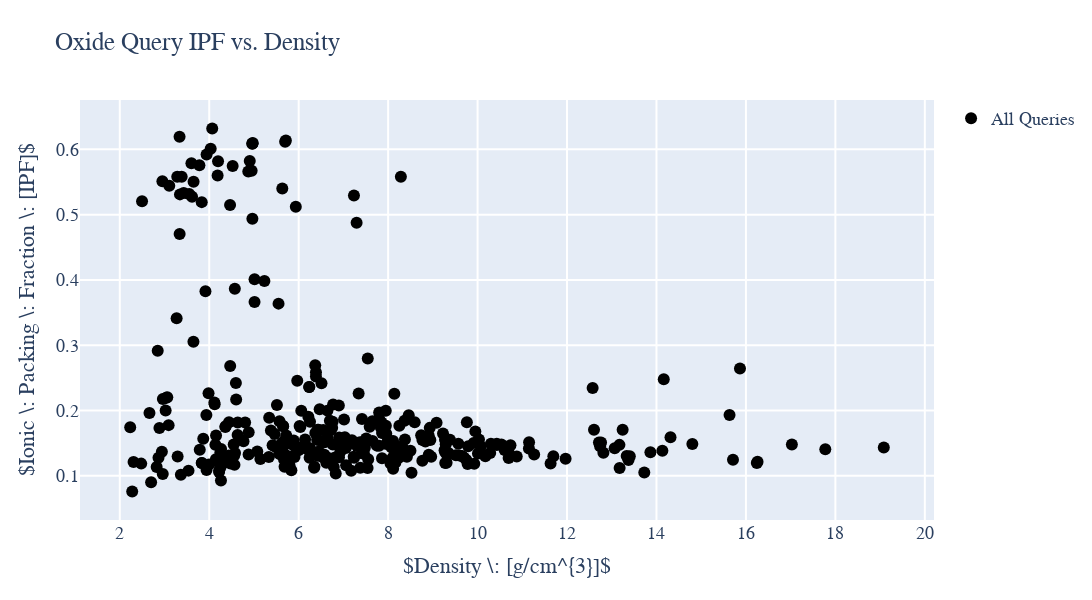

Notebook code for this chart:
### Code cell
import plotly
import plotly.graph_objs as go
from plotly.offline import iplot

plotly.offline.init_notebook_mode(connected=True)

#Layout design. Can change title, font, x/y-axis etc. Commented out pieces are height and width. 
#For plot in browser I prefer long horizontal plots. For presentations square images may be preferred. 
#Image can be directly saved by hovering over image and clicking camera icon. 
layout_IPF = go.Layout(title= "Oxide Query IPF vs. Density", hovermode= 'closest',
                   font = dict(family='Times New Roman',size=18),
                   xaxis= dict(title= '$Density \: [g/cm^{3}]$',zeroline= False, gridwidth= 2),
                   yaxis= dict(title= '$Ionic \: Packing \: Fraction \: [IPF]$',zeroline= False, gridwidth= 2),
                   height = 600,
                   width = 1200,
     showlegend= True                
)

#Scatter plot of collected data. Use df_oxide_all dataframe. df_oxide_all.Density will pull density column.
trace_all = go.Scatter(x = df_oxide.Density, y = df_oxide.IPF, mode = 'markers',
                    marker=dict(size=12, color='black'), text = df_oxide.Formula, name = 'All Queries')

trace_Al2O3 = go.Scatter(x = df_oxide[(df_oxide.Formula == 'Al2O3') & (df_oxide.E_above_Hull == 0)].loc[:,'Density'],
                         y = df_oxide[(df_oxide.Formula == 'Al2O3') & (df_oxide.E_above_Hull == 0)].loc[:,'IPF'],
                         mode = 'markers', marker=dict(size=18, color='green'), text = 'Al2O3', name = 'Al2O3')
trace_Cr2O3 = go.Scatter(x = df_oxide[(df_oxide.Formula == 'Cr2O3') & (df_oxide.E_above_Hull == 0)].loc[:,'Density'],
                         y = df_oxide[(df_oxide.Formula == 'Cr2O3') & (df_oxide.E_above_Hull == 0)].loc[:,'IPF'],
                         mode = 'markers', marker=dict(size=18, color='blue'), text = 'Cr2O3', name = 'Cr2O3')
trace_Y2O3 = go.Scatter(x = df_oxide[(df_oxide.Formula == 'Y2O3') & (df_oxide.E_above_Hull == 0)].loc[:,'Density'],
                        y = df_oxide[(df_oxide.Formula == 'Y2O3') & (df_oxide.E_above_Hull == 0)].loc[:,'IPF'],
                        mode = 'markers', marker=dict(size=18, color='orange'), text = 'Y2O3', name = 'Y2O3')
trace_SiO2 = go.Scatter(x = df_oxide[(df_oxide.Formula == 'SiO2') & (df_oxide.E_above_Hull == 0)].loc[:,'Density'],
                        y = df_oxide[(df_oxide.Formula == 'SiO2') & (df_oxide.E_above_Hull == 0)].loc[:,'IPF'],
                        mode = 'markers', marker=dict(size=18, color='magenta'), text = 'SiO2', name = 'SiO2')

data_IPF = [trace_all,trace_Al2O3,trace_Cr2O3,trace_Y2O3,trace_SiO2]#,trace0,trace2]
fig_IPF = go.Figure(data_IPF, layout=layout_IPF)
iplot(fig_IPF)

### Figure 1 — Plotly figure (JSON) as saved in the notebook; plotly's stock layout.template omitted (floating-point values rounded to 4 significant figures; data arrays with more than 128 entries replaced by an {"elided": "..."} marker saying what was removed)
{"data": [{"marker": {"color": "black", "size": 12}, "mode": "markers", "name": "All Queries", "text": {"elided": "338 str values"}, "type": "scatter", "x": {"elided": "338 float values"}, "y": {"elided": "338 float values"}}, {"marker": {"color": "green", "size": 18}, "mode": "markers", "name": "Al2O3", "text": "Al2O3", "type": "scatter", "x": [], "y": []}, {"marker": {"color": "blue", "size": 18}, "mode": "markers", "name": "Cr2O3", "text": "Cr2O3", "type": "scatter", "x": [], "y": []}, {"marker": {"color": "orange", "size": 18}, "mode": "markers", "name": "Y2O3", "text": "Y2O3", "type": "scatter", "x": [], "y": []}, {"marker": {"color": "magenta", "size": 18}, "mode": "markers", "name": "SiO2", "text": "SiO2", "type": "scatter", "x": [], "y": []}], "layout": {"font": {"family": "Times New Roman", "size": 18}, "height": 600, "hovermode": "closest", "showlegend": true, "title": {"text": "Oxide Query IPF vs. Density"}, "width": 1200, "xaxis": {"gridwidth": 2, "title": {"text": "$Density \\: [g/cm^{3}]$"}, "zeroline": false}, "yaxis": {"gridwidth": 2, "title": {"text": "$Ionic \\: Packing \\: Fraction \\: [IPF]$"}, "zeroline": false}}}
